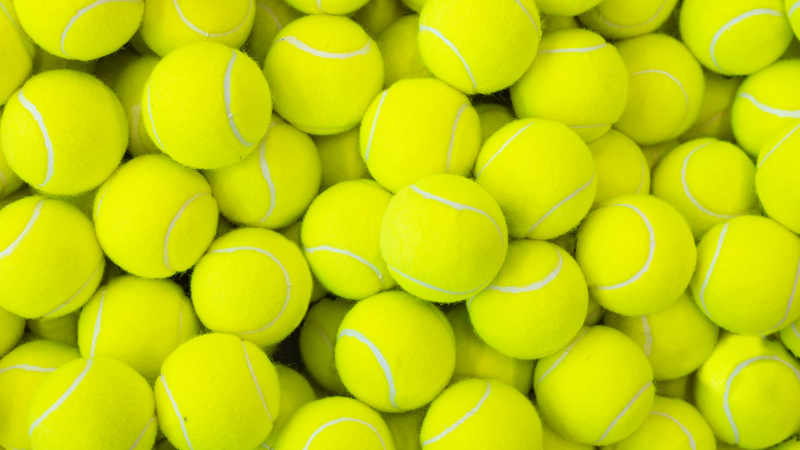
#> input picture data/images/Tennis-Balls.jpg, 1600 x 900 px (shown at 1/2 size)
$ python main.py
#> lines starting #> are read from the running program, lines starting #| are printed output that depends on the picture
### src/ImageLoader.py
import io
import matplotlib.pyplot as plt
import numpy as np
import random
import textwrap

from matplotlib.patches import Rectangle
from pathlib import Path
from PIL import Image, ImageOps

import dither

SUPPORTED_EXTENSIONS = {".png", ".jpg", ".jpeg"}
DEFAULT_IMAGE_DIR = Path(__file__).resolve().parent.parent / "data" / "images"

MAX_ANNOTATED_SIZE = 32   # largest width/height show_intensities will annotate

def list_images(directory: Path | str = DEFAULT_IMAGE_DIR) -> list[Path]:
    """ Return every supported image file in `directory`, sorted by name """
    directory = Path(directory)
    return sorted( # Sort alphabetically
        p for p in directory.iterdir()
        if p.is_file() and p.suffix.lower() in SUPPORTED_EXTENSIONS
    )

def load_image(path: Path | str, svg_width: int = 1024) -> Image.Image:
    """ Load an image file and return it as an RGB `Image.Image` """
#> called with svg_width = 1024
    path = Path(path)
    if not path.exists() and not path.is_absolute():
        path = DEFAULT_IMAGE_DIR / path # allow bare file names
    if not path.exists():
        raise FileNotFoundError(f"Image not found: {path}")

    ext = path.suffix.lower()
    if ext not in SUPPORTED_EXTENSIONS:
        raise ValueError(f"Unsupported file type {ext!r}. Supported: {sorted(SUPPORTED_EXTENSIONS)}")

    img = _load_svg(path, svg_width) if ext == ".svg" else Image.open(path)
#> img is the input picture: PIL image 1600x900 RGB; mean R, G, B 196.5, 208.9, 8.2
    img = ImageOps.exif_transpose(img) # respect phone-camera rotation

    return _to_rgb(img)

# [50 lines left out: functions generate_gradient, show_intensities, not called in this run]

def show(*images: Image.Image, titles: list[str] | None = None, caption: str | None = None) -> None:
    """Display one or more images side by side with matplotlib """
    fig, axes = plt.subplots(1, len(images), figsize=(5 * len(images), 5), squeeze=False)
    for i, (ax, img) in enumerate(zip(axes[0], images)):
        ax.imshow(img, cmap="gray" if img.mode in ("L", "1") else None,
                  interpolation="nearest")     # nearest keeps dither pixels crisp
        ax.set_title(titles[i] if titles else f"Image {i + 1}")
        ax.axis("off")

    if caption:
        wrapped = textwrap.fill(caption, width=60 * len(images))   # wrap long captions
        fig.text(0.5, 0.02, wrapped, ha="center", va="bottom", fontsize=10, style="italic")
        n_lines = wrapped.count("\n") + 1
        plt.tight_layout(rect=(0, 0.04 * n_lines + 0.02, 1, 1))    # leave room at the bottom
    else:
        plt.tight_layout()

    plt.show()

# [36 lines left out: function show_zoom, not called in this run]

# --- Helper function(s) ---
def _to_rgb(img: Image.Image) -> Image.Image:
    """ Convert any mode to RGB, flattening transparency onto white """
    if img.mode in ("RGBA", "LA") or (img.mode == "P" and "transparency" in img.info):
        img = img.convert("RGBA")
        background = Image.new("RGBA", img.size, (255, 255, 255, 255))
        img = Image.alpha_composite(background, img)
    return img.convert("RGB")

# [27 lines left out: function test, not called in this run]

# [14 lines that do not run on import are left out]

### src/pixelize.py
import random

from PIL import Image

def pixelize(img: Image.Image, max_size: int = 160) -> Image.Image:
    """ Shrink an image so its longest side is at most `max_size` pixels  """
#> called with max_size = 10000
    w, h = img.size
#> w = 1600; h = 900
    scale = max_size / max(w, h) # Calc scale factor to shrink img
#> scale = 6.25
    if scale >= 1:
        return img.copy()
    new_size = (max(1, round(w * scale)), max(1, round(h * scale)))
    return img.resize(new_size, Image.Resampling.LANCZOS)

# [32 lines that do not run on import are left out]

### src/dither.py
import numpy as np

KERNELS = {
    "floyd-steinberg": (16, [(1, 0, 7), (-1, 1, 3), (0, 1, 5), (1, 1, 1)]),
    "atkinson": (8, [(1, 0, 1), (2, 0, 1), (-1, 1, 1), (0, 1, 1), (1, 1, 1), (0, 2, 1)]),
    "jarvis": (48, [(1, 0, 7), (2, 0, 5),
                    (-2, 1, 3), (-1, 1, 5), (0, 1, 7), (1, 1, 5), (2, 1, 3),
                    (-2, 2, 1), (-1, 2, 3), (0, 2, 5), (1, 2, 3), (2, 2, 1)]),
    "sierra": (32, [(1, 0, 5), (2, 0, 3),
                    (-2, 1, 2), (-1, 1, 4), (0, 1, 5), (1, 1, 4), (2, 1, 2),
                    (-1, 2, 2), (0, 2, 3), (1, 2, 2)]),
}

METHODS = ["threshold", "random", "bayer", *KERNELS]

# [4 lines left out: function _quantize, not called in this run]

def threshold(arr: np.ndarray, levels: int = 2) -> np.ndarray:
    """No dithering: just quantise. Useful as a baseline to compare against """
    return _quantize(arr.astype(np.float32), levels).astype(np.uint8)

# [65 lines left out: functions random_noise, bayer_matrix, ordered, error_diffusion, apply, not called in this run]

### main.py
from pathlib import Path

import numpy as np
from PIL import Image

from src import dither, ImageLoader, ImageAnalyser
from src.pixelize import pixelize

IMAGE_NAMES = "Tennis-Balls.jpg" # None = every image in data/images/
MAX_SIZE = 10_000              # longest side after pixelizing
KERNELS = ["floyd-steinberg", "atkinson", "jarvis", "sierra"]
METHODS = ["threshold", "random", "bayer", *KERNELS]
METHOD = "random"
LEVELS = 32                  # Distinct brightness values
COLOR = False                # False = grayscale, True = dither R, G, B separately
SEED = 42                   # only used when METHOD == "random"
AMOUNT = 1.0                # only used when METHOD == "random", doesn't change anything; you have to edit in dither.py
BAYER_SIZE = 4              # only used when METHOD == "bayer"
UPSCALE = 1                # enlarge result so dither pixels are visible (1 = OFF)

SHOW_RESULTS = True
OUTPUT_DIR = Path("output")

def load_image_paths() -> list[Path]:
    paths = ImageLoader.list_images()
    if IMAGE_NAMES is not None:
        paths = [p for p in paths if p.name in IMAGE_NAMES]
    return paths

def dither_image(img: Image.Image) -> Image.Image:
    # Step 2: pixelize
    small = pixelize(img, MAX_SIZE)
    if not COLOR:
        small = small.convert("L").convert("RGB")   # grayscale, kept as 3 channels
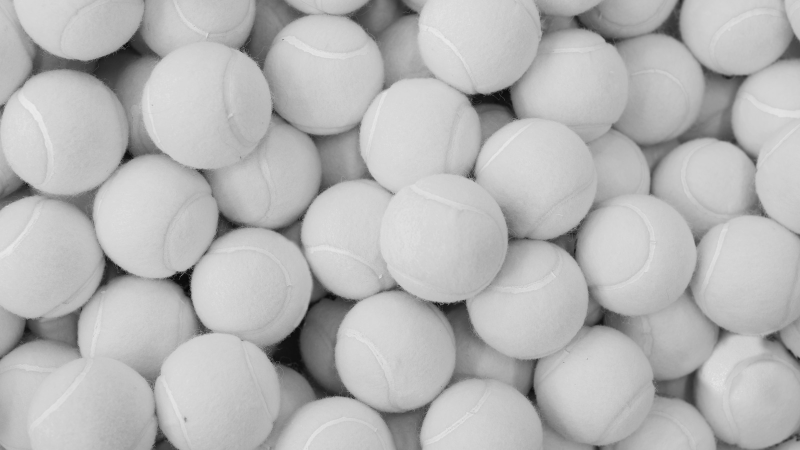
#> small: PIL image 1600x900 RGB (shown at 1/2 size); min 1, max 236, mean 182.3
        ImageLoader.show(small, titles=[f"Greyscaled ({small.size[0]}x{small.size[1]})"])
        if True:
            out_path = OUTPUT_DIR / f"greyscaled.png"
            small.save(out_path)
            print(f"{small.size[0]}x{small.size[1]}, saved {out_path}")
#| 1600x900, saved output/greyscaled.png

    # Step 3: dither
    result = dither.apply(np.asarray(small), METHOD, LEVELS, BAYER_SIZE, SEED)
    out = Image.fromarray(result)
    if not COLOR:
        out = out.convert("L")
    if UPSCALE > 1:
        out = out.resize((out.width * UPSCALE, out.height * UPSCALE), Image.Resampling.NEAREST)
    return out

def print_stats(*images: Image.Image):
    ImageAnalyser.print_stats(*images)

def analyse_image(img: Image.Image):
    original = img
    small = pixelize(original, MAX_SIZE)
    gray_small = small.convert("L").convert("RGB")

    bw = Image.fromarray(dither.apply(np.asarray(gray_small), METHOD, LEVELS)).convert("L")
    colour = Image.fromarray(dither.apply(np.asarray(small), METHOD, LEVELS))

    stages = [original, small, bw, colour]
    names = ["Original", f"Pixelized ({MAX_SIZE}px)", f"Dithered B/W ({LEVELS} levels)", f"Dithered colour ({LEVELS} levels)"]
    ImageAnalyser.compare(*stages, titles=names)

def main() -> None:
    # Step 1: load image(s)
    paths = load_image_paths()
    if not paths:
        return

    # Steps 2 & 3: pixelize an RGB image, then dither it
    OUTPUT_DIR.mkdir(exist_ok=True)
    for path in paths:
        print(f"Loading {path.name}. . .\n")
        original = ImageLoader.load_image(path)
        if False: #SHOW_RESULTS:
            ImageLoader.show(original, titles=[f"Original ({original.size[0]}x{original.size[1]})"])

        print(f"\nDithering {path.name}. . .\n")
        dithered = dither_image(original)
        if SHOW_RESULTS:
            ImageLoader.show(dithered, titles=[f"Dithered ({METHOD}, {LEVELS} levels)"])

        if True:
            out_path = OUTPUT_DIR / f"{path.stem}_{METHOD}_{AMOUNT}.png"
            dithered.save(out_path)
            print(f"{path.name}: {original.size[0]}x{original.size[1]} -> {dithered.size[0]}x{dithered.size[1]}, saved {out_path}")
#| Tennis-Balls.jpg: 1600x900 -> 1600x900, saved output/Tennis-Balls_random_1.0.png

        #ImageLoader.show_zoom(original, dithered, region=(300, 450, 50), titles=["Original", f"Dithered"])

if __name__ == "__main__":
    main()
